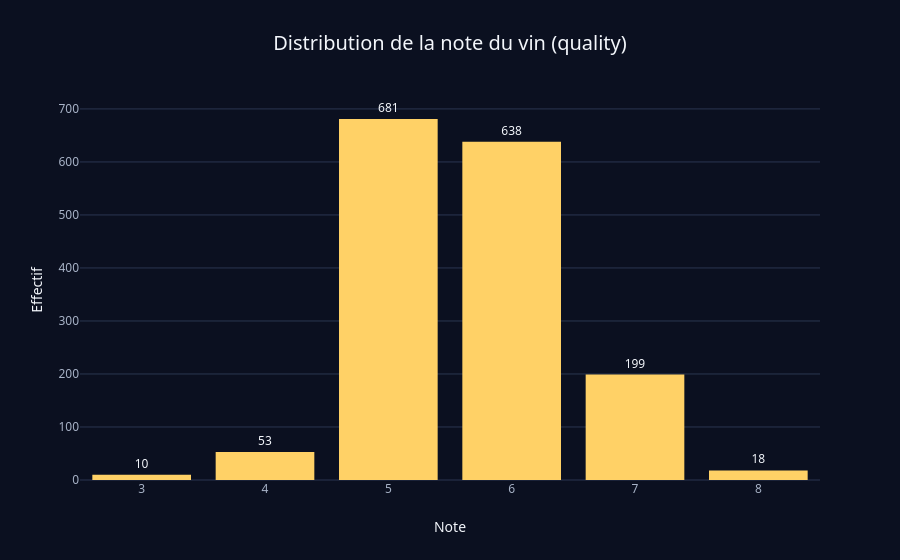

Source (notebook cell):
### Code cell
# Distribution de la note
effectifs = y.value_counts().sort_index()
fig = px.bar(x=effectifs.index, y=effectifs.values, text=effectifs.values,
             labels={"x": "Note", "y": "Effectif"}, title="Distribution de la note du vin (quality)",
             color_discrete_sequence=[pick_color(2)])
fig.update_traces(textposition="outside")
fig.show()

### Figure 1 — Plotly figure (JSON) as saved in the notebook; plotly's stock layout.template omitted (floating-point values rounded to 4 significant figures)
{"data": [{"hovertemplate": "Note=%{x}<br>Effectif=%{y}<br>text=%{text}<extra></extra>", "legendgroup": "", "marker": {"color": "#ffd166", "pattern": {"shape": ""}}, "name": "", "orientation": "v", "showlegend": false, "text": [10.0, 53.0, 681.0, 638.0, 199.0, 18.0], "textposition": "outside", "type": "bar", "x": [3, 4, 5, 6, 7, 8], "xaxis": "x", "y": [10, 53, 681, 638, 199, 18], "yaxis": "y"}], "layout": {"barmode": "relative", "legend": {"tracegroupgap": 0}, "title": {"text": "Distribution de la note du vin (quality)"}, "xaxis": {"anchor": "y", "domain": [0.0, 1.0], "title": {"text": "Note"}}, "yaxis": {"anchor": "x", "domain": [0.0, 1.0], "title": {"text": "Effectif"}}}}
